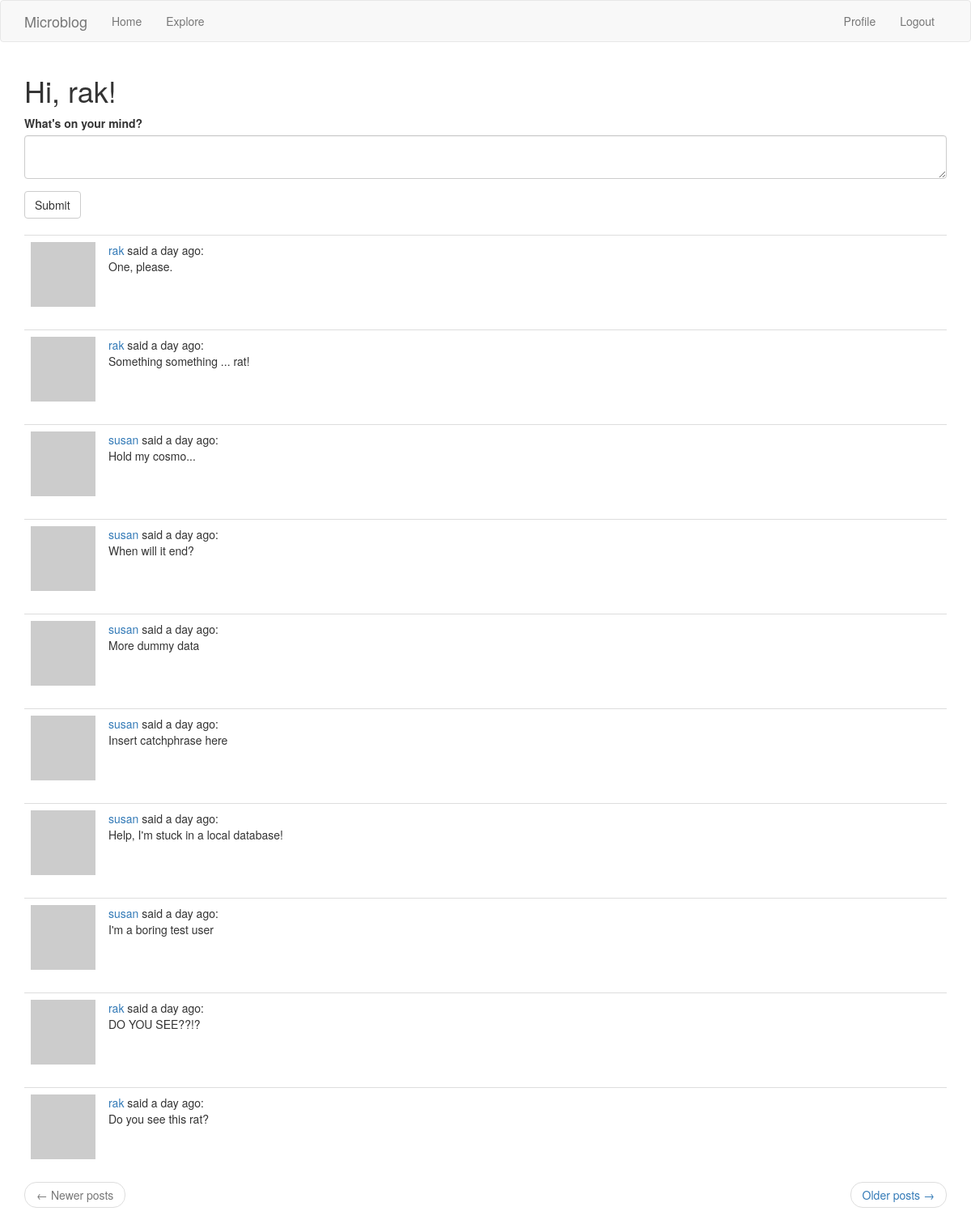
The page /index (signed in) on the database as committed earlier.
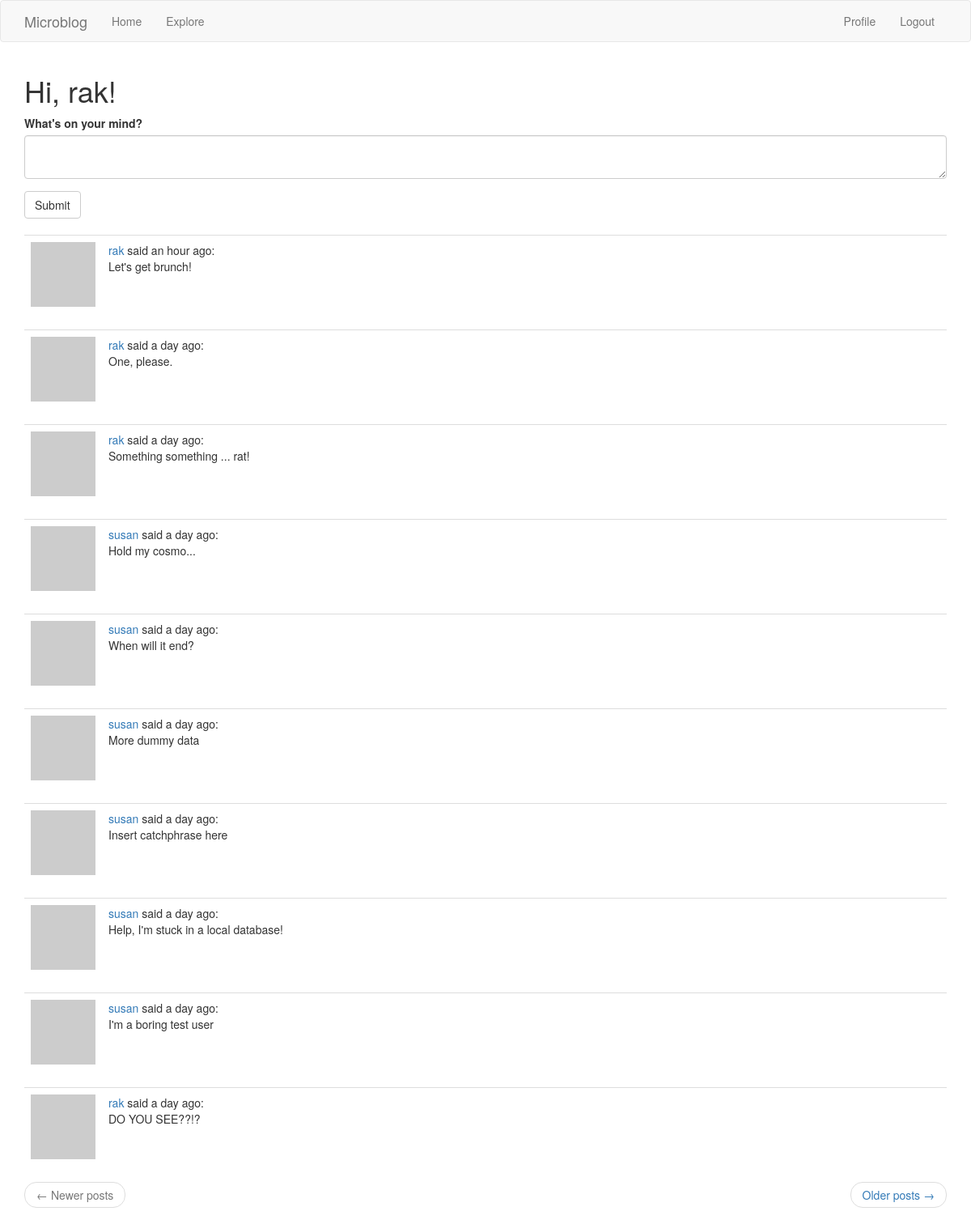
The same page on the database as committed later.
### app/models.py (models this page shows, shortened)
class Post(db.Model):
    id = db.Column(db.Integer, primary_key=True)
    body = db.Column(db.String(140))
    timestamp = db.Column(db.DateTime, index=True, default=datetime.utcnow)
    user_id = db.Column(db.Integer, db.ForeignKey('user.id'))

class User(UserMixin, db.Model):
    id = db.Column(db.Integer, primary_key=True)
    username = db.Column(db.String(32), index=True, unique=True)
    email = db.Column(db.String(128), index=True, unique=True)
    password_hash = db.Column(db.String(128))
    posts = db.relationship('Post', backref='author', lazy='dynamic')
    about_me = db.Column(db.String(140))
    last_seen = db.Column(db.DateTime, default=datetime.utcnow)
    followed = db.relationship(
        'User', secondary=followers,
        primaryjoin=(followers.c.follower_id == id),  # the 'c' attribute of any table contains its columns
        secondaryjoin=(followers.c.followed_id == id),
        backref=db.backref('followers', lazy='dynamic'),
        lazy='dynamic')
    def avatar(self, size):
        digest = md5(self.email.lower().encode('utf-8')).hexdigest()  # returns a string hex code
        return 'https://www.gravatar.com/avatar/{}?s={}&d=identicon'.format(digest, size)
    def followed_posts(self):
        followed = Post.query.join(
            followers, (followers.c.followed_id == Post.user_id)).filter(
                followers.c.follower_id == self.id)
        return followed.union(self.posts).order_by(Post.timestamp.desc())

### app/routes.py (the view)
@app.route('/', methods=['GET', 'POST'])  # map the top-level URL to this function
@app.route('/index', methods=['GET', 'POST'])  # also map the /index URL to this same function
@login_required  # require login to view this page
def index():
    form = PostForm()
    if form.validate_on_submit():
        post = Post(body=form.post.data, author=current_user)
        db.session.add(post)
        db.session.commit()
        flash('Post created!')
        return redirect(url_for('index'))
    current_page = request.args.get('page', 1, type=int)
    posts = current_user.followed_posts().paginate(
        current_page, app.config['POSTS_PER_PAGE'], False)
    prev_url = url_for('index', page=posts.prev_num) if posts.has_prev else None
    next_url = url_for('index', page=posts.next_num) if posts.has_next else None
    return render_template('index.html', title='Home', form=form, posts=posts.items,
                           next_url=next_url, prev_url=prev_url)

### app/forms.py
class PostForm(FlaskForm):
    post = TextAreaField('What\'s on your mind?', validators=[DataRequired(), Length(min=1, max=140)])
    submit = SubmitField('Submit')

### app/models.py (called while the page is built)
@login.user_loader
def load_user(id):
    return User.query.get(int(id))

### app/routes.py (called while the page is built)
@app.before_request
def before_request():
    if current_user.is_authenticated:
        current_user.last_seen = datetime.utcnow()
        db.session.commit()

### app/templates/index.html
{% extends "base.html" %}
{% import 'bootstrap/wtf.html' as wtf %}
{% block app_content %}
    <h1>Hi, {{ current_user.username }}!</h1>
    {% if form %}
        {{ wtf.quick_form(form) }}
        <br>
    {% endif %}
    <div id="posts">
        {% for post in posts %}
            {% include "_post.html" %}
        {% endfor %}
    </div>
    <nav aria-label="...">
        <ul class="pager">
            <li class="previous{% if not prev_url %} disabled{% endif %}">
                <a href="{{ prev_url or '#' }}">
                    <span aria-hidden="true">←</span> Newer posts
                </a>
            </li>
            <li class="next{% if not next_url %} disabled{% endif %}">
                <a href="{{ next_url or '#' }}">
                    Older posts <span aria-hidden="true">→</span>
                </a>
            </li>
        </ul>
    </nav>
{% endblock %}

### app/templates/_post.html
<table class="table table-hover">
    <tr>
        <td width="70px">
            <a href="{{ url_for('user', username=post.author.username) }}">
                <img src="{{ post.author.avatar(70) }}" />
            </a>
        </td>
        <td>
            <a href="{{ url_for('user', username=post.author.username) }}">
                {{ post.author.username }}
            </a>
            said {{ moment(post.timestamp).fromNow() }}:
            <br>
            {{ post.body }}
        </td>
    </tr>
</table>

Rows that differ between the two databases and show on the page:
no longer on this page (row unchanged): Post: author.username "rak", timestamp "a day ago", body "Do you see this rat?"
added Post: author.username "rak", timestamp "an hour ago", body "Let's get brunch!"
